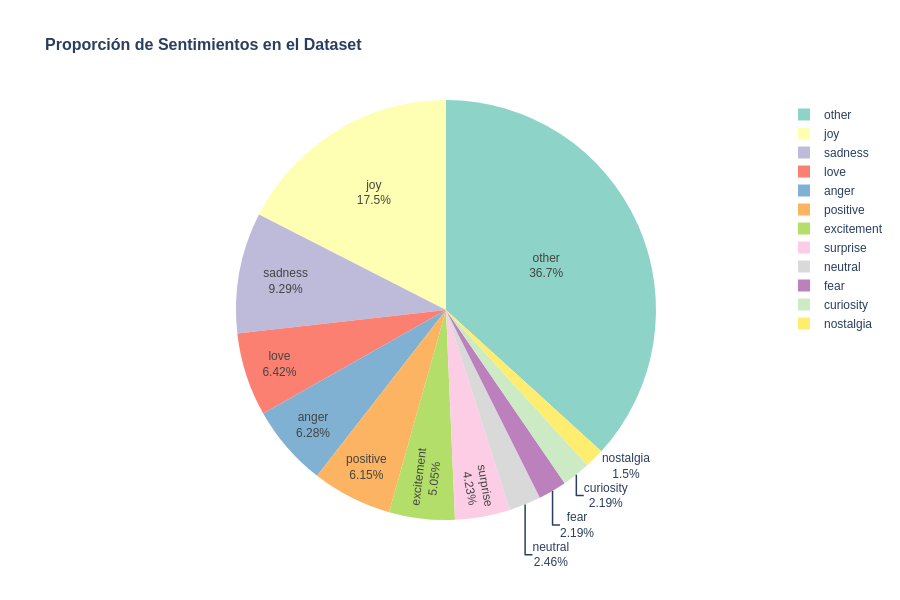

The cell this chart's notebook holds for it:
### Code cell
# ==================================================================
# Visualización 2: Distribución de sentimientos (gráfico circular)
# ==================================================================
# Crea gráfico circular (pie chart) que muestra proporción porcentual
# de cada clase. Complementa el gráfico anterior mostrando proporción relativa.

if not df_raw.empty:
    # Prepara datos: calcula percentages para cada clase.
    pct_values = (class_distribution.values / class_distribution.sum() * 100).tolist()
    pct_labels = [f"{label}: {pct:.1f}%" for label, pct in zip(class_distribution.index, pct_values)]

    # Crea pie chart interactivo.
    pie_data = pd.DataFrame({
        'Sentiment': class_distribution.index,
        'Count': class_distribution.values
    })

    fig_pie = px.pie(
        pie_data,
        values='Count',
        names='Sentiment',
        title='<b>Proporción de Sentimientos en el Dataset</b>',
        color_discrete_sequence=px.colors.qualitative.Set3,
        height=600
    )

    # Personalización: muestra porcentaje en hover y personalizaformat.
    fig_pie.update_traces(
        textposition='auto',
        textinfo='label+percent',
        hovertemplate='<b>%{label}</b><br>Cantidad: %{value}<br>Porcentaje: %{percent}<extra></extra>'
    )

    fig_pie.update_layout(
        font=dict(size=12, family='Arial, sans-serif'),
        title_font_size=16,
        showlegend=True,
        hovermode='closest'
    )

    fig_pie.show()

### Figure 1 — Plotly figure (JSON) as saved in the notebook; plotly's stock layout.template omitted (floating-point values rounded to 4 significant figures)
{"data": [{"domain": {"x": [0, 1], "y": [0, 1]}, "hovertemplate": "<b>%{label}</b><br>Cantidad: %{value}<br>Porcentaje: %{percent}<extra></extra>", "labels": ["other", "joy", "sadness", "love", "anger", "positive", "excitement", "surprise", "neutral", "fear", "curiosity", "nostalgia"], "legendgroup": "", "name": "", "showlegend": true, "textinfo": "label+percent", "textposition": "auto", "type": "pie", "values": [269, 128, 68, 47, 46, 45, 37, 31, 18, 16, 16, 11]}], "layout": {"font": {"family": "Arial, sans-serif", "size": 12}, "height": 600, "hovermode": "closest", "legend": {"tracegroupgap": 0}, "piecolorway": ["rgb(141,211,199)", "rgb(255,255,179)", "rgb(190,186,218)", "rgb(251,128,114)", "rgb(128,177,211)", "rgb(253,180,98)", "rgb(179,222,105)", "rgb(252,205,229)", "rgb(217,217,217)", "rgb(188,128,189)", "rgb(204,235,197)", "rgb(255,237,111)"], "showlegend": true, "title": {"font": {"size": 16}, "text": "<b>Proporción de Sentimientos en el Dataset</b>"}}}
